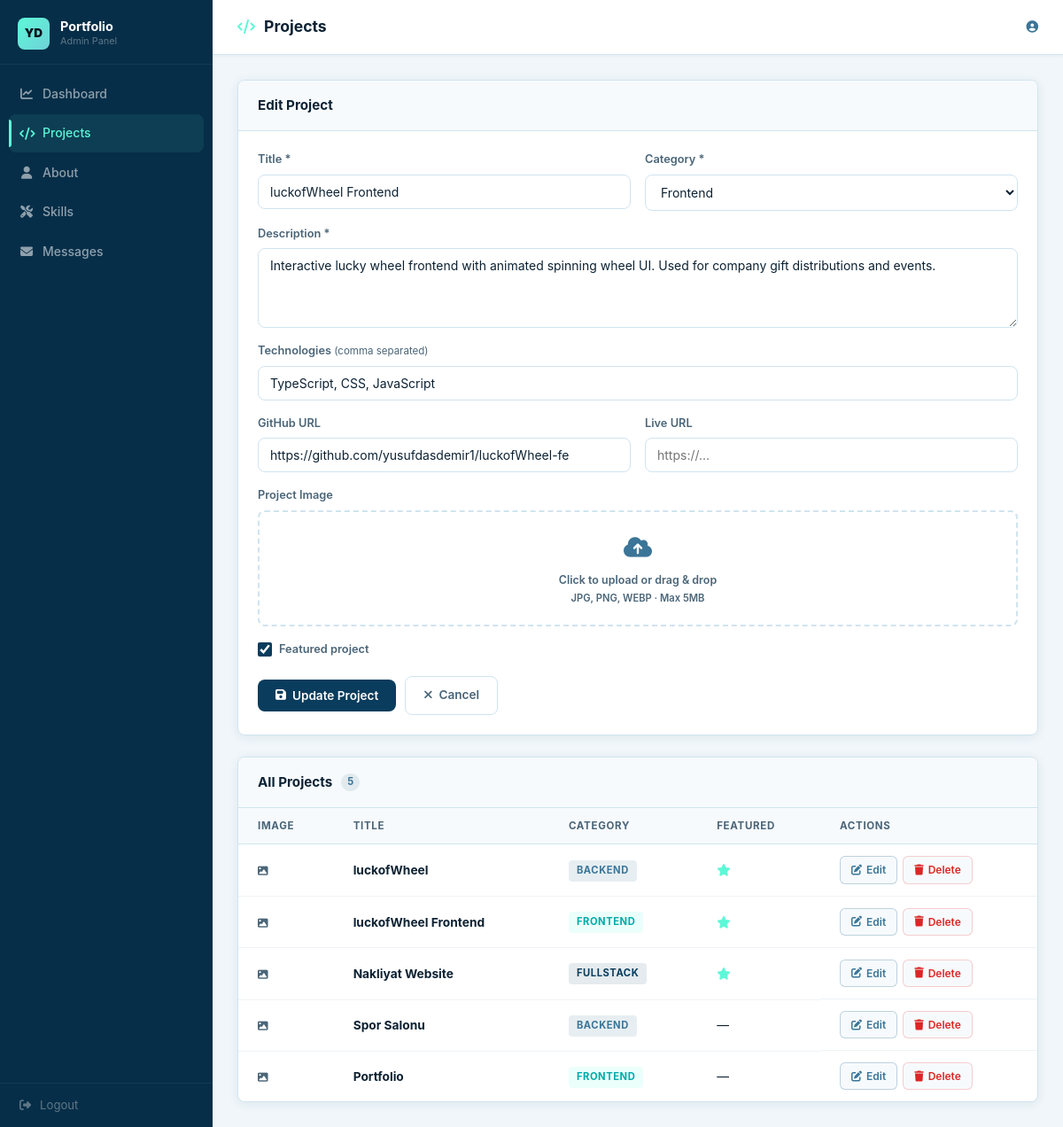
/admin/projects.php?edit=2 (signed in), run on the app's committed database.
### tables this page shows
CREATE TABLE IF NOT EXISTS projects (
    id           INT UNSIGNED AUTO_INCREMENT PRIMARY KEY,
    title        VARCHAR(200)                                    NOT NULL,
    description  TEXT                                            NOT NULL,
    technologies VARCHAR(500)                                    NOT NULL,
    category     ENUM('frontend','backend','fullstack')          NOT NULL DEFAULT 'fullstack',
    github_url   VARCHAR(500)                                    DEFAULT NULL,
    live_url     VARCHAR(500)                                    DEFAULT NULL,
    image_path   VARCHAR(500)                                    DEFAULT NULL,
    featured     TINYINT(1)                                      NOT NULL DEFAULT 0,
    created_at   TIMESTAMP                                       NOT NULL DEFAULT CURRENT_TIMESTAMP
);

### admin/auth.php (called while the page is built, shortened)
<?php
function csrf_token(): string {
    return $_SESSION['csrf_token'];
}

### admin/projects.php (the view, shortened to what this page needs)
<?php
require_once 'auth.php';
$pdo    = getDB();
$editing = null;
if (isset($_GET['edit'])) {
    $s = $pdo->prepare("SELECT * FROM projects WHERE id=?");
    $s->execute([(int)$_GET['edit']]);
    $editing = $s->fetch();
}
$projects = $pdo->query("SELECT * FROM projects ORDER BY featured DESC, created_at DESC")->fetchAll();
$token    = csrf_token();
?>
<!DOCTYPE html>
<html lang="en">
<head>
    <link rel="stylesheet" href="css/admin.css">
    <link rel="stylesheet" href="https://cdnjs.cloudflare.com/ajax/libs/font-awesome/6.5.0/css/all.min.css">
</head>
<body>
<div class="admin-layout">
    <?php include '_sidebar.php'; ?>
    <main class="admin-main">
        <header class="admin-header">
            <h1><i class="fas fa-code"></i> Projects</h1>
            <div class="header-user"><i class="fas fa-user-circle"></i> <?= htmlspecialchars($_SESSION['admin_user']) ?></div>
        </header>
        <div class="admin-content">
            <div class="panel">
                <div class="panel-head"><h2><?= $editing ? 'Edit Project' : 'Add New Project' ?></h2></div>
                <form method="POST" enctype="multipart/form-data" class="admin-form">
                    <div class="form-row">
                        <div class="field">
                            <label>Title *</label>
                            <input type="text" name="title" value="<?= htmlspecialchars($editing['title'] ?? '') ?>" required placeholder="Project name">
                        </div>
                        <div class="field">
                            <label>Category *</label>
                            <select name="category">
                                <?php foreach (['fullstack','frontend','backend'] as $cat): ?>
                                <option value="<?= $cat ?>" <?= ($editing['category'] ?? 'fullstack') === $cat ? 'selected' : '' ?>><?= ucfirst($cat) ?></option>
                                <?php endforeach; ?>
                            </select>
                        </div>
                    </div>
                    <div class="field">
                        <label>Description *</label>
                        <textarea name="description" rows="3" placeholder="Brief project description..."><?= htmlspecialchars($editing['description'] ?? '') ?></textarea>
                    </div>
                    <div class="field">
                        <label>Technologies <span class="hint">(comma separated)</span></label>
                        <input type="text" name="technologies" value="<?= htmlspecialchars($editing['technologies'] ?? '') ?>" placeholder="Python, Django, MySQL">
                    </div>
                    <div class="form-row">
                        <div class="field">
                            <label>GitHub URL</label>
                            <input type="url" name="github_url" value="<?= htmlspecialchars($editing['github_url'] ?? '') ?>" placeholder="https://github.com/...">
                        </div>
                        <div class="field">
                            <label>Live URL</label>
                            <input type="url" name="live_url" value="<?= htmlspecialchars($editing['live_url'] ?? '') ?>" placeholder="https://...">
                        </div>
                    </div>
                    <div class="field">
                        <label>Project Image</label>
                        <label class="upload-zone" id="uploadZone">
                            <div class="uz-icon"><i class="fas fa-cloud-upload-alt"></i></div>
                            <p>Click to upload or drag & drop<br><span style="font-size:0.7rem">JPG, PNG, WEBP · Max 5MB</span></p>
                        </label>
                    </div>
                    <div class="field field-check">
                        <label class="checkbox-label">
                            <input type="checkbox" name="featured" <?= !empty($editing['featured']) ? 'checked' : '' ?>>
                            <span>Featured project</span>
                        </label>
                    </div>
                    <div class="form-actions">
                        <button type="submit" class="btn-admin btn-primary-admin">
                            <i class="fas fa-save"></i> <?= $editing ? 'Update Project' : 'Add Project' ?>
                        </button>
                        <?php if ($editing): ?>
                        <a href="projects.php" class="btn-admin btn-ghost-admin"><i class="fas fa-times"></i> Cancel</a>
                        <?php endif; ?>
                    </div>
                </form>
            </div>
            <div class="panel">
                <div class="panel-head"><h2>All Projects <span class="count"><?= count($projects) ?></span></h2></div>
                <table class="admin-table">
                    <thead>
                        <tr><th>Image</th><th>Title</th><th>Category</th><th>Featured</th><th>Actions</th></tr>
                    </thead>
                    <tbody>
                    <?php foreach ($projects as $p): ?>
                    <tr>
                        <td class="project-thumb-cell">
                            <?php if ($p['image_path']): ?>
                                <img src="../<?= htmlspecialchars($p['image_path']) ?>" alt="<?= htmlspecialchars($p['title']) ?>">
                            <?php else: ?>
                                <span class="no-img"><i class="fas fa-image"></i></span>
                            <?php endif; ?>
                        </td>
                        <td><strong><?= htmlspecialchars($p['title']) ?></strong></td>
                        <td><span class="badge-cat badge-<?= $p['category'] ?>"><?= $p['category'] ?></span></td>
                        <td><?= $p['featured'] ? '<i class="fas fa-star" style="color:#5DF8D8"></i>' : '—' ?></td>
                        <td class="actions">
                            <a href="projects.php?edit=<?= $p['id'] ?>" class="btn-sm btn-edit"><i class="fas fa-edit"></i> Edit</a>
                            <a href="projects.php?delete=<?= $p['id'] ?>&token=<?= $token ?>" class="btn-sm btn-delete" onclick="return confirm('Delete this project?')"><i class="fas fa-trash"></i> Delete</a>
                        </td>
                    </tr>
                    <?php endforeach; ?>
                    </tbody>
                </table>
            </div>
        </div>
    </main>
</div>
</body>
</html>

### admin/projects.php (style rules this page uses)
.upload-zone { border: 2px dashed var(--border); border-radius: 8px; padding: 20px; text-align: center; cursor: pointer; transition: border-color 0.2s; }
.upload-zone .uz-icon { font-size: 1.6rem; color: var(--steel); margin-bottom: 6px; }
.upload-zone p { font-size: 0.78rem; color: var(--text-2); }
.no-img { font-size: 0.72rem; color: var(--text-2); }

### data on the page
projects: title "luckofWheel Frontend", category "Frontend", description "Interactive lucky wheel frontend with animated spinning wheel UI. Used for company gift distributions and events.", technologies "TypeScript, CSS, JavaScript", github_url "https://github.com/yusufdasdemir1/luckofWheel-fe", featured "☑", category "FRONTEND"
projects: title "luckofWheel", category "BACKEND", featured 1 (drawn)
projects: title "Nakliyat Website", category "FULLSTACK", featured 1 (drawn)
projects: title "Spor Salonu", category "BACKEND"
projects: title "Portfolio", category "FRONTEND"

### other printed values
count($projects) "5"
